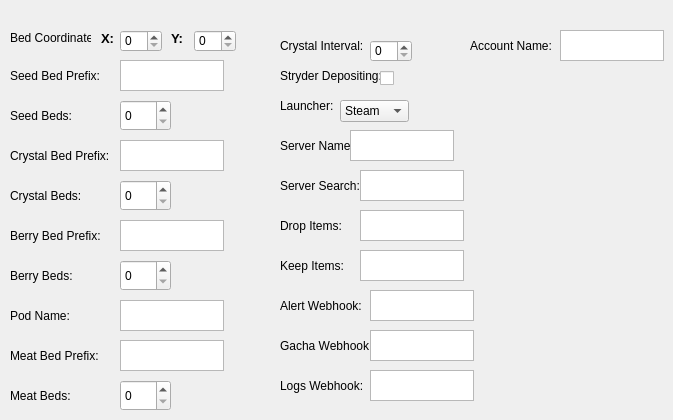
    <widget class="QWidget" name="settings">
     <attribute name="title">
      <string>Settings</string>
     </attribute>
     <widget class="QLabel" name="label_12">
      <property name="geometry">
       <rect>
        <x>10</x>
        <y>30</y>
        <width>81</width>
        <height>16</height>
       </rect>
      </property>
      <property name="text">
       <string>Bed Coordinates</string>
      </property>
     </widget>
     <widget class="QSpinBox" name="bed_x">
      <property name="geometry">
       <rect>
        <x>120</x>
        <y>30</y>
        <width>42</width>
        <height>22</height>
       </rect>
      </property>
      <property name="maximum">
       <number>1920</number>
      </property>
     </widget>
     <widget class="QSpinBox" name="bed_y">
      <property name="geometry">
       <rect>
        <x>194</x>
        <y>30</y>
        <width>42</width>
        <height>22</height>
       </rect>
      </property>
      <property name="maximum">
       <number>1080</number>
      </property>
     </widget>
     <widget class="QLabel" name="label_13">
      <property name="geometry">
       <rect>
        <x>101</x>
        <y>23</y>
        <width>21</width>
        <height>31</height>
       </rect>
      </property>
      <property name="font">
       <font>
        <pointsize>10</pointsize>
        <weight>75</weight>
        <bold>true</bold>
       </font>
      </property>
      <property name="text">
       <string>X:</string>
      </property>
     </widget>
     <widget class="QLabel" name="label_14">
      <property name="geometry">
       <rect>
        <x>171</x>
        <y>23</y>
        <width>21</width>
        <height>31</height>
       </rect>
      </property>
      <property name="font">
       <font>
        <pointsize>10</pointsize>
        <weight>75</weight>
        <bold>true</bold>
       </font>
      </property>
      <property name="text">
       <string>Y:</string>
      </property>
     </widget>
     <widget class="QLabel" name="label_16">
      <property name="geometry">
       <rect>
        <x>10</x>
        <y>60</y>
        <width>101</width>
        <height>31</height>
       </rect>
      </property>
      <property name="text">
       <string>Seed Bed Prefix:</string>
      </property>
     </widget>
     <widget class="QPlainTextEdit" name="seed_prefix">
      <property name="geometry">
       <rect>
        <x>120</x>
        <y>60</y>
        <width>104</width>
        <height>31</height>
       </rect>
      </property>
     </widget>
     <widget class="QLabel" name="label_17">
      <property name="geometry">
       <rect>
        <x>10</x>
        <y>100</y>
        <width>101</width>
        <height>31</height>
       </rect>
      </property>
      <property name="text">
       <string>Seed Beds:</string>
      </property>
     </widget>
     <widget class="QSpinBox" name="seed_beds">
      <property name="geometry">
       <rect>
        <x>120</x>
        <y>100</y>
        <width>51</width>
        <height>31</height>
       </rect>
      </property>
      <property name="maximum">
       <number>100</number>
      </property>
     </widget>
     <widget class="QLabel" name="label_18">
      <property name="geometry">
       <rect>
        <x>10</x>
        <y>140</y>
        <width>101</width>
        <height>31</height>
       </rect>
      </property>
      <property name="text">
       <string>Crystal Bed Prefix:</string>
      </property>
     </widget>
     <widget class="QPlainTextEdit" name="crystal_prefix">
      <property name="geometry">
       <rect>
        <x>120</x>
        <y>140</y>
        <width>104</width>
        <height>31</height>
       </rect>
      </property>
     </widget>
     <widget class="QLabel" name="label_19">
      <property name="geometry">
       <rect>
        <x>10</x>
        <y>180</y>
        <width>101</width>
        <height>31</height>
       </rect>
      </property>
      <property name="text">
       <string>Crystal Beds:</string>
      </property>
     </widget>
     <widget class="QSpinBox" name="crystal_beds">
      <property name="geometry">
       <rect>
        <x>120</x>
        <y>180</y>
        <width>51</width>
        <height>31</height>
       </rect>
      </property>
      <property name="maximum">
       <number>100</number>
      </property>
     </widget>
     <widget class="QLabel" name="label_20">
      <property name="geometry">
       <rect>
        <x>10</x>
        <y>300</y>
        <width>101</width>
        <height>31</height>
       </rect>
      </property>
      <property name="text">
       <string>Pod Name:</string>
      </property>
     </widget>
     <widget class="QPlainTextEdit" name="pod_name">
      <property name="geometry">
       <rect>
        <x>120</x>
        <y>300</y>
        <width>104</width>
        <height>31</height>
       </rect>
      </property>
     </widget>
     <widget class="QLabel" name="label_21">
      <property name="geometry">
       <rect>
        <x>10</x>
        <y>220</y>
        <width>101</width>
        <height>31</height>
       </rect>
      </property>
      <property name="text">
       <string>Berry Bed Prefix:</string>
      </property>
     </widget>
     <widget class="QPlainTextEdit" name="berry_prefix">
      <property name="geometry">
       <rect>
        <x>120</x>
        <y>220</y>
        <width>104</width>
        <height>31</height>
       </rect>
      </property>
     </widget>
     <widget class="QLabel" name="label_22">
      <property name="geometry">
       <rect>
        <x>10</x>
        <y>260</y>
        <width>101</width>
        <height>31</height>
       </rect>
      </property>
      <property name="text">
       <string>Berry Beds:</string>
      </property>
     </widget>
     <widget class="QSpinBox" name="berry_beds">
      <property name="geometry">
       <rect>
        <x>120</x>
        <y>260</y>
        <width>51</width>
        <height>31</height>
       </rect>
      </property>
      <property name="maximum">
       <number>100</number>
      </property>
     </widget>
     <widget class="QLabel" name="label_23">
      <property name="geometry">
       <rect>
        <x>10</x>
        <y>340</y>
        <width>101</width>
        <height>31</height>
       </rect>
      </property>
      <property name="text">
       <string>Meat Bed Prefix:</string>
      </property>
     </widget>
     <widget class="QPlainTextEdit" name="meat_prefix">
      <property name="geometry">
       <rect>
        <x>120</x>
        <y>340</y>
        <width>104</width>
        <height>31</height>
       </rect>
      </property>
     </widget>
     <widget class="QLabel" name="label_79">
      <property name="geometry">
       <rect>
        <x>10</x>
        <y>380</y>
        <width>101</width>
        <height>31</height>
       </rect>
      </property>
      <property name="text">
       <string>Meat Beds:</string>
      </property>
     </widget>
     <widget class="QSpinBox" name="meat_beds">
      <property name="geometry">
       <rect>
        <x>120</x>
        <y>380</y>
        <width>51</width>
        <height>31</height>
       </rect>
      </property>
      <property name="maximum">
       <number>100</number>
      </property>
     </widget>
     <widget class="QLabel" name="label_24">
      <property name="geometry">
       <rect>
        <x>280</x>
        <y>30</y>
        <width>101</width>
        <height>31</height>
       </rect>
      </property>
      <property name="text">
       <string>Crystal Interval:</string>
      </property>
     </widget>
     <widget class="QSpinBox" name="crystal_interval">
      <property name="geometry">
       <rect>
        <x>370</x>
        <y>40</y>
        <width>42</width>
        <height>22</height>
       </rect>
      </property>
      <property name="maximum">
       <number>999999</number>
      </property>
     </widget>
     <widget class="QLabel" name="label_25">
      <property name="geometry">
       <rect>
        <x>280</x>
        <y>60</y>
        <width>101</width>
        <height>31</height>
       </rect>
      </property>
      <property name="text">
       <string>Stryder Depositing:</string>
      </property>
     </widget>
     <widget class="QCheckBox" name="stryder_depositing">
      <property name="geometry">
       <rect>
        <x>380</x>
        <y>70</y>
        <width>70</width>
        <height>17</height>
       </rect>
      </property>
      <property name="text">
       <string/>
      </property>
     </widget>
     <widget class="QLabel" name="label_26">
      <property name="geometry">
       <rect>
        <x>280</x>
        <y>90</y>
        <width>101</width>
        <height>31</height>
       </rect>
      </property>
      <property name="text">
       <string>Launcher:</string>
      </property>
     </widget>
     <widget class="QComboBox" name="game_launcher">
      <property name="geometry">
       <rect>
        <x>340</x>
        <y>100</y>
        <width>69</width>
        <height>22</height>
       </rect>
      </property>
      <property name="editable">
       <bool>false</bool>
      </property>
      <property name="currentText">
       <string>Steam</string>
      </property>
      <item>
       <property name="text">
        <string>Steam</string>
       </property>
      </item>
      <item>
       <property name="text">
        <string>Epic</string>
       </property>
      </item>
     </widget>
     <widget class="QLabel" name="label_27">
      <property name="geometry">
       <rect>
        <x>280</x>
        <y>130</y>
        <width>101</width>
        <height>31</height>
       </rect>
      </property>
      <property name="text">
       <string>Server Name:</string>
      </property>
     </widget>
     <widget class="QPlainTextEdit" name="server_name">
      <property name="geometry">
       <rect>
        <x>350</x>
        <y>130</y>
        <width>104</width>
        <height>31</height>
       </rect>
      </property>
     </widget>
     <widget class="QLabel" name="label_28">
      <property name="geometry">
       <rect>
        <x>280</x>
        <y>170</y>
        <width>101</width>
        <height>31</height>
       </rect>
      </property>
      <property name="text">
       <string>Server Search:</string>
      </property>
     </widget>
     <widget class="QPlainTextEdit" name="server_search">
      <property name="geometry">
       <rect>
        <x>360</x>
        <y>170</y>
        <width>104</width>
        <height>31</height>
       </rect>
      </property>
     </widget>
     <widget class="QLabel" name="label_29">
      <property name="geometry">
       <rect>
        <x>280</x>
        <y>210</y>
        <width>101</width>
        <height>31</height>
       </rect>
      </property>
      <property name="text">
       <string>Drop Items:</string>
      </property>
     </widget>
     <widget class="QPlainTextEdit" name="drop_items">
      <property name="geometry">
       <rect>
        <x>360</x>
        <y>210</y>
        <width>104</width>
        <height>31</height>
       </rect>
      </property>
      <property name="verticalScrollBarPolicy">
       <enum>Qt::ScrollBarAlwaysOff</enum>
      </property>
     </widget>
     <widget class="QLabel" name="label_80">
      <property name="geometry">
       <rect>
        <x>280</x>
        <y>250</y>
        <width>101</width>
        <height>31</height>
       </rect>
      </property>
      <property name="text">
       <string>Keep Items:</string>
      </property>
     </widget>
     <widget class="QPlainTextEdit" name="keep_items">
      <property name="geometry">
       <rect>
        <x>360</x>
        <y>250</y>
        <width>104</width>
        <height>31</height>
       </rect>
      </property>
      <property name="verticalScrollBarPolicy">
       <enum>Qt::ScrollBarAlwaysOff</enum>
      </property>
     </widget>
     <widget class="QLabel" name="label_81">
      <property name="geometry">
       <rect>
        <x>280</x>
        <y>290</y>
        <width>101</width>
        <height>31</height>
       </rect>
      </property>
      <property name="text">
       <string>Alert Webhook:</string>
      </property>
     </widget>
     <widget class="QLabel" name="label_82">
      <property name="geometry">
       <rect>
        <x>280</x>
        <y>330</y>
        <width>101</width>
        <height>31</height>
       </rect>
      </property>
      <property name="text">
       <string>Gacha Webhook:</string>
      </property>
     </widget>
     <widget class="QLabel" name="label_83">
      <property name="geometry">
       <rect>
        <x>280</x>
        <y>370</y>
        <width>101</width>
        <height>31</height>
       </rect>
      </property>
      <property name="text">
       <string>Logs Webhook:</string>
      </property>
     </widget>
     <widget class="QPlainTextEdit" name="webhook_alert">
      <property name="geometry">
       <rect>
        <x>370</x>
        <y>290</y>
        <width>104</width>
        <height>31</height>
       </rect>
      </property>
      <property name="verticalScrollBarPolicy">
       <enum>Qt::ScrollBarAlwaysOff</enum>
      </property>
     </widget>
     <widget class="QPlainTextEdit" name="webhook_gacha">
      <property name="geometry">
       <rect>
        <x>370</x>
        <y>330</y>
        <width>104</width>
        <height>31</height>
       </rect>
      </property>
      <property name="verticalScrollBarPolicy">
       <enum>Qt::ScrollBarAlwaysOff</enum>
      </property>
     </widget>
     <widget class="QPlainTextEdit" name="webhook_logs">
      <property name="geometry">
       <rect>
        <x>370</x>
        <y>370</y>
        <width>104</width>
        <height>31</height>
       </rect>
      </property>
      <property name="verticalScrollBarPolicy">
       <enum>Qt::ScrollBarAlwaysOff</enum>
      </property>
     </widget>
     <widget class="QLabel" name="label_84">
      <property name="geometry">
       <rect>
        <x>470</x>
        <y>30</y>
        <width>101</width>
        <height>31</height>
       </rect>
      </property>
      <property name="text">
       <string>Account Name:</string>
      </property>
     </widget>
     <widget class="QPlainTextEdit" name="account_name">
      <property name="geometry">
       <rect>
        <x>560</x>
        <y>30</y>
        <width>104</width>
        <height>31</height>
       </rect>
      </property>
     </widget>
    </widget>
